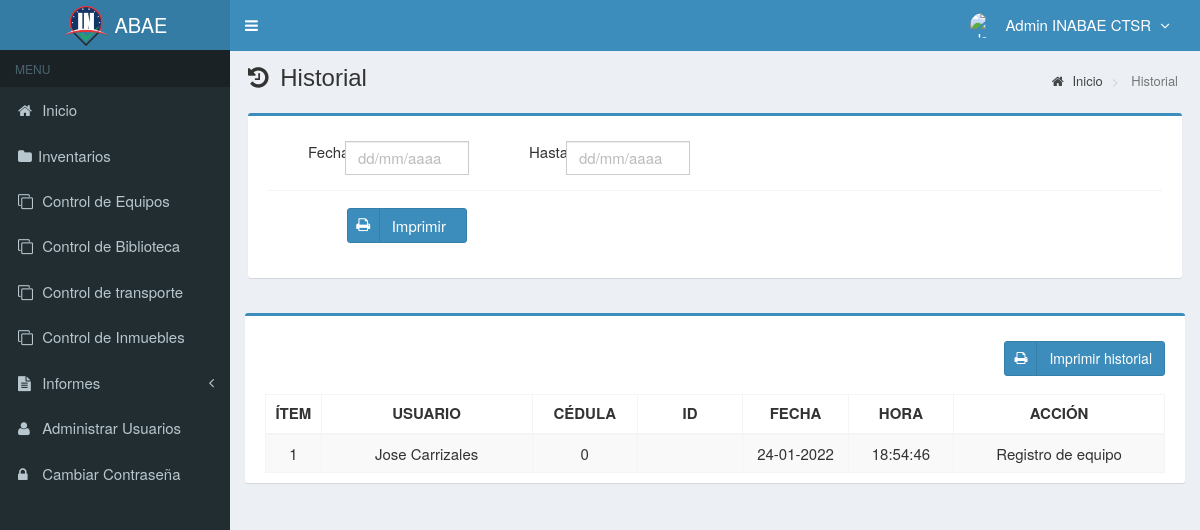
The page /main.php?module=history (signed in) on the database its author committed.
### tables this page shows
CREATE TABLE `usuarios` (
  `id_user` int(3) NOT NULL,
  `username` varchar(50) NOT NULL,
  `name_user` varchar(50) NOT NULL,
  `cedula_user` int(20) NOT NULL,
  `password` varchar(50) NOT NULL,
  `email` varchar(50) DEFAULT NULL,
  `telefono` varchar(13) DEFAULT NULL,
  `foto` varchar(100) DEFAULT NULL,
  `permisos_acceso` varchar(30) NOT NULL,
  `status` enum('activo','bloqueado') NOT NULL DEFAULT 'activo',
  `created_at` timestamp NOT NULL DEFAULT current_timestamp(),
  `updated_at` timestamp NOT NULL DEFAULT current_timestamp() ON UPDATE current_timestamp(),
  `sede` varchar(30) DEFAULT NULL
);

CREATE TABLE `history` (
  `nombre` varchar(50) NOT NULL,
  `cedula` varchar(30) NOT NULL,
  `permiso` varchar(50) NOT NULL,
  `accion` varchar(50) NOT NULL,
  `fecha` timestamp NOT NULL DEFAULT current_timestamp() ON UPDATE current_timestamp(),
  `hora` varchar(30) NOT NULL
);

### modules/history/view.php (the view, shortened to what this page needs)
<section class="content-header">
  <h1>
    <i class="fa fa-history icon-title"></i> Historial
  </h1>
  <ol class="breadcrumb">
    <li><a href="?module=start"><i class="fa fa-home"></i> Inicio </a></li>
    <li class="active"> Historial </li>
  </ol>
<br>
<link rel="stylesheet" type="text/css" href="datatables/datatables.min.css">
  <link rel="stylesheet" type="text/css" href="datatables/Datatables-10.10.20/css/dataTables.bootstrap4.min.css">
    <div class="box box-primary">
      <form role="form" class="form-horizontal" method="GET" action="modules/history/print_filter_history.php" target="_blank">
        <div class="box-body">
          <div class="form-group">
            <label style="margin-left:40px" class="col-sm-1">Fecha</label>
            <div class="col-sm-2">
              <input style="margin-left:-40px" type="text" class="form-control date-picker" data-date-format="dd-mm-yyyy" name="tgl_awal2" placeholder="dd/mm/aaaa" autocomplete="off" required>
            </div>
            <label style="margin-left:-10px" class="col-sm-1">Hasta</label>
            <div class="col-sm-2">
              <input style="margin-left:-40px" type="text" class="form-control date-picker" data-date-format="dd-mm-yyyy"  placeholder="dd/mm/aaaa" name="tgl_akhir2" autocomplete="off" required>
            </div>
          </div>
          <div class="box-footer">
            <div class="form-group">
              <div class="col-sm-offset-1">
                <button type="submit" class="btn btn-primary btn-social btn-submit" style="width: 120px;">
                  <i class="fa fa-print"></i> Imprimir
                </button>
              </div>
            </div>
          </div>
</section>
<section  class="content">
  <form name="formulario" method="post" action="modules/stock_inventory/print_filter.php">
  <div class="row">
    <div class="col-md-12">
      <div class="box box-primary" >
        <div class="box-body" id="contenido">
          <section>
            <a class="btn btn-primary btn-social pull-right" href="modules/history/print_history.php" style="height:35px;" target="_blank">
              <i class="fa fa-print"></i> Imprimir historial
            </a>
          </section>
          <table id="dataTables" class="table table-bordered table-striped table-hover" >
            <thead>
              <tr>
                <th class="center">ÍTEM</th>
                <th class="center">USUARIO</th>
                <th class="center">CÉDULA</th>
                <th class="center">ID</th>
                <th class="center">FECHA</th>
                <th class="center">HORA</th>
                <th class="center">ACCIÓN</th>
              </tr>
            </thead>
            <tbody>
            <?php
              require_once "config/database.php";
              $no = 1;
              $query = mysqli_query($mysqli, "SELECT nombre, cedula, permiso, accion, fecha, hora, permiso FROM history ORDER BY fecha DESC")
                        or die('Error: '.mysqli_error($mysqli));
              while ($data = mysqli_fetch_assoc($query)) {
                $originalDate = $data['fecha'];
                $fecha = date("d-m-Y", strtotime($originalDate));
                echo "<tr>
                <td width='50'  class='center'>$no</td>
                <td width='200' class='center'>$data[nombre]</td>
                <td width='100' class='center'>$_SESSION[cedula_user]</td>
                <td width='100' class='center'>$data[permiso]</td>
                <td width='100' class='center'>$fecha</td>
                <td width='100' class='center'>$data[hora]</td>
                <td width='200' class='center'>$data[accion]</td>
                    </tr>";
                $no++;
              }
            ?>
            </tbody>
          </table>
        </div>
       </div>
    </div>
  </div>
</section>
</div>

### top-menu.php (shortened to what this page needs)
<?php
require_once "config/database.php";
$query = mysqli_query($mysqli, "SELECT id_user, name_user, foto, permisos_acceso FROM usuarios WHERE id_user='$_SESSION[id_user]'")
                                or die('error: '.mysqli_error($mysqli));
$data = mysqli_fetch_assoc($query);
?>
<li class="dropdown user user-menu">
  <a href="#" class="dropdown-toggle" data-toggle="dropdown">
  <?php
  if ($data['foto']=="") { ?>
    <img src="images/user/user-default.png" class="user-image" alt="User Image"/>
  <?php
  }
  else { ?>
    <img src="images/user/<?php echo $data['foto']; ?>" class="user-image" alt="User Image"/>
  <?php
  }
  ?>
    <span class="hidden-xs"><?php echo $data['name_user']; ?> <i style="margin-left:5px" class="fa fa-angle-down"></i></span>
  </a>
</li>

### assets/css/style.css (style rules this page uses)
label { display: inline-block; font-size: 15px; font-weight: 400; margin-bottom: 5px; max-width: 100%; }
.form-control { background-color: #fff; background-image: none; border: 1px solid #ccc; border-radius: 4px; box-shadow: 0 1px 1px rgba(0, 0, 0, 0.075) inset; color: #555; display: block; font-size: 15px; height: 34px; line-height: 1.42857; padding: 6px 12px; transition: border-color 0.15s ease-in-out 0s, box-shadow 0.15s ease-in-out 0s; width: 100%; }
.btn-social *:first-child { border-right: 1px solid rgba(0, 0, 0, 0.1); bottom: 0; font-size: 1em !important; left: 0; line-height: 32px !important; position: absolute; text-align: center; top: 0; width: 32px !important; }
.content-header { padding: 15px 18px 0; position: relative; }
.content-header > .breadcrumb { background: transparent none repeat scroll 0 0; border-radius: 2px; float: right; font-size: 13px; margin-bottom: 0; margin-top: 0; padding: 7px 12px; position: absolute; right: 10px; top: 15px; }
.center { text-align:center; }
.btn-submit { width: 100px; margin-top: 7px; margin-right: 10px; font-size: 15px; }
.icon-title { margin-right: 5px; }
body { background-color: #fff; color: #333; font-size: 15px; line-height: 1.42857; }

### rows shown on the page
usuarios: name_user "Admin INABAE CTSR"
history: nombre "Jose Carrizales", fecha "24-01-2022", hora "18:54:46", accion "Registro de equipo"
